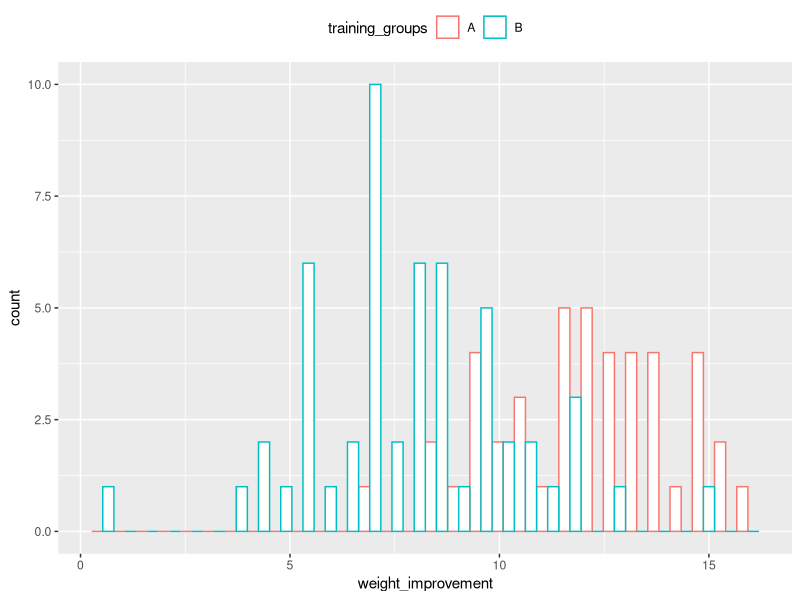
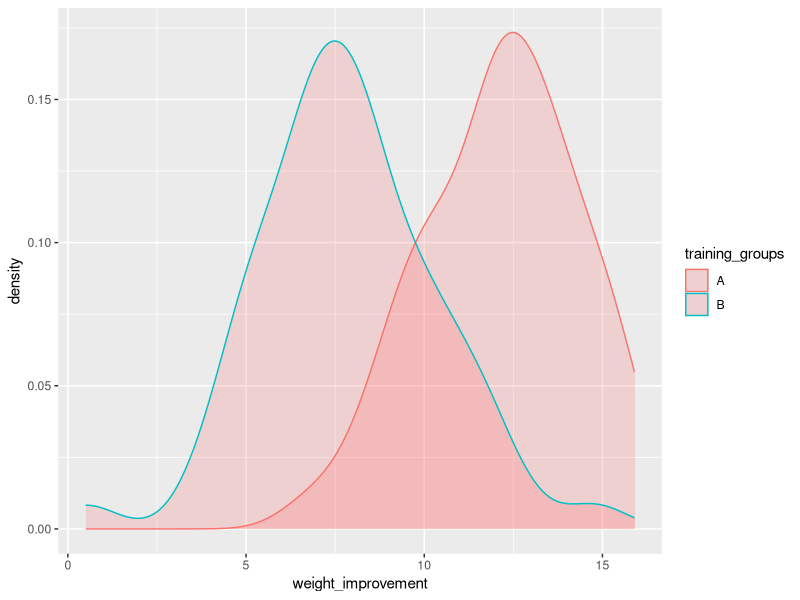
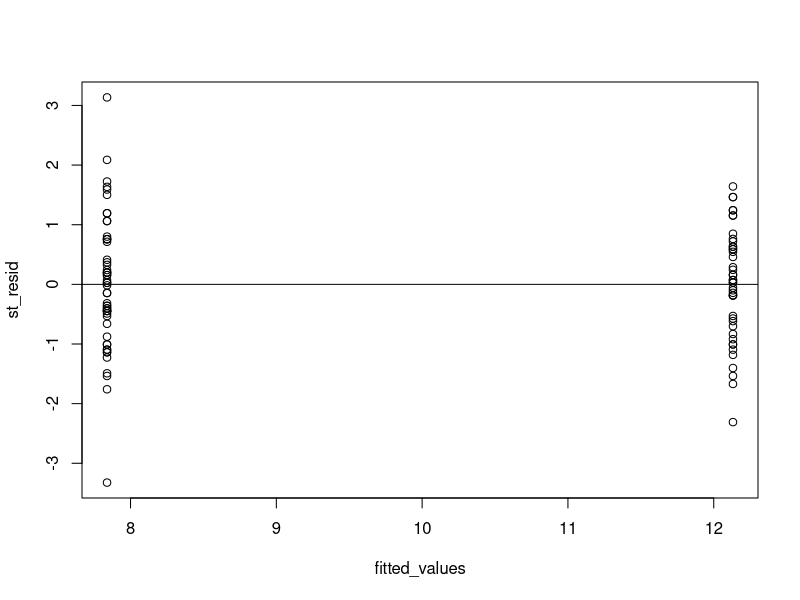
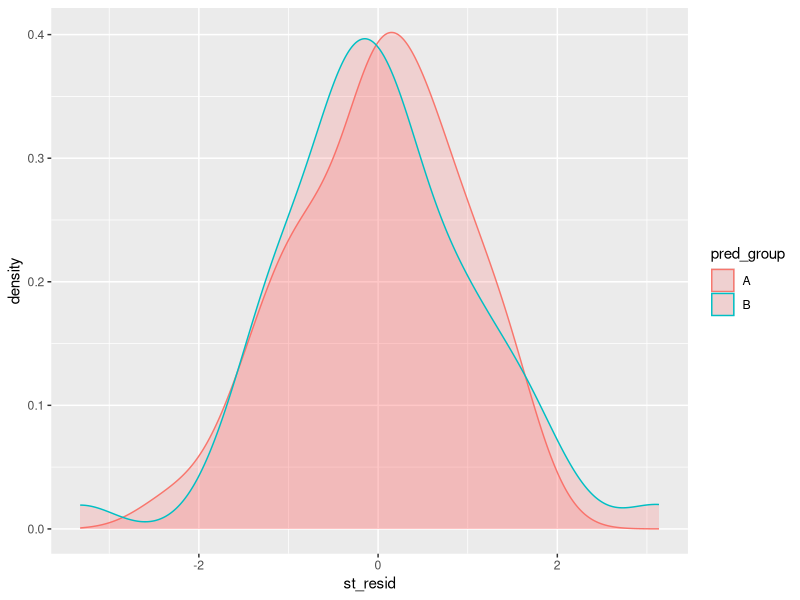
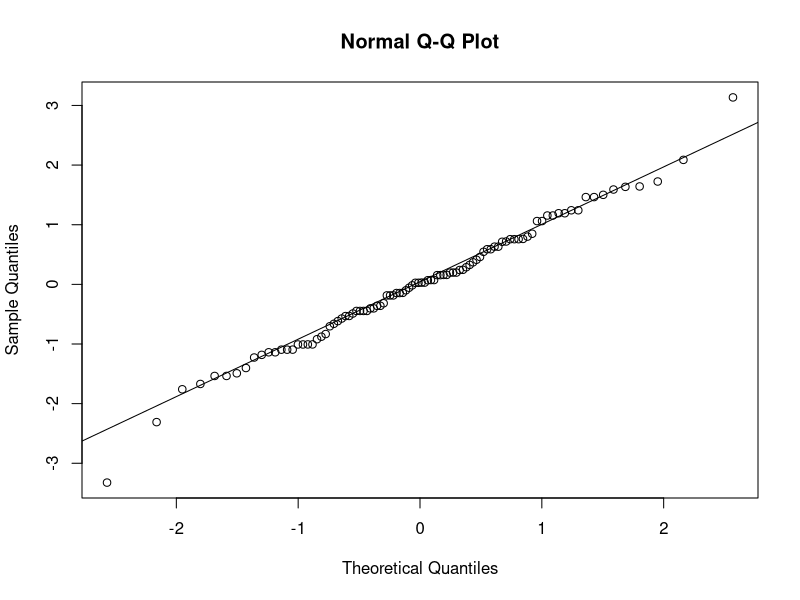
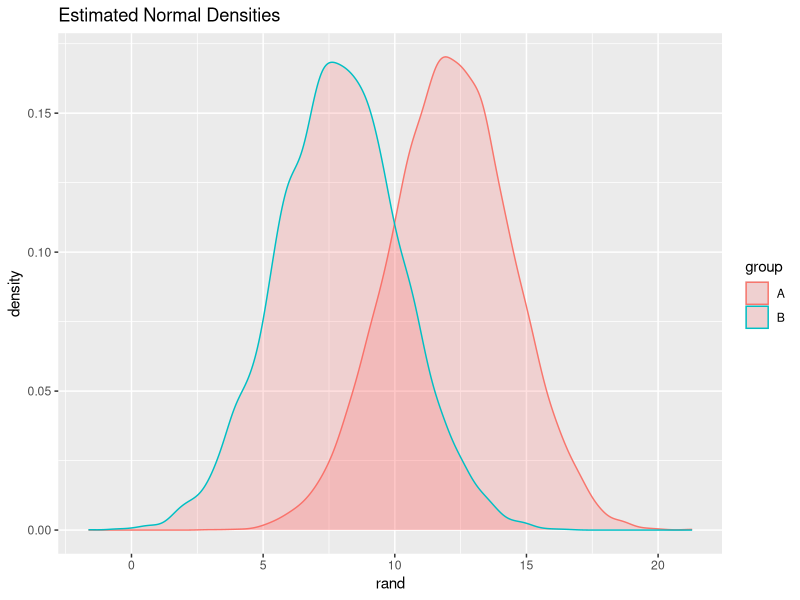
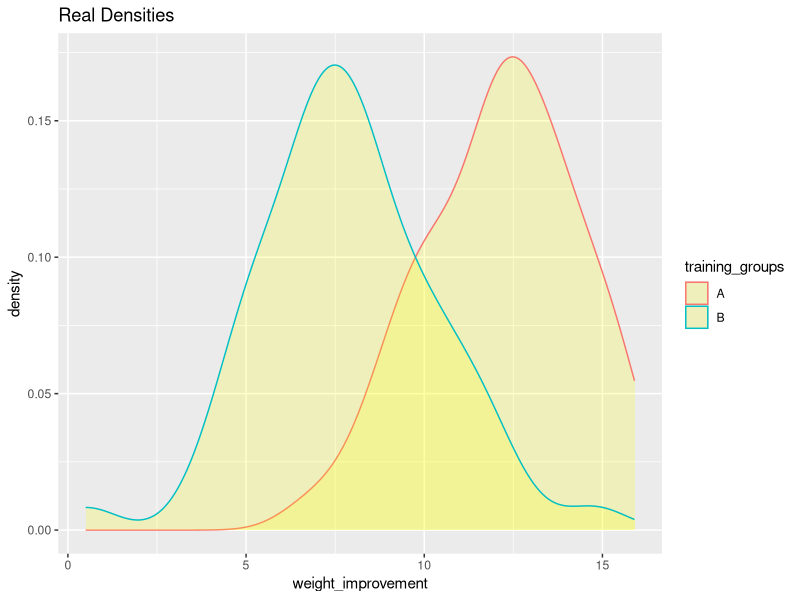
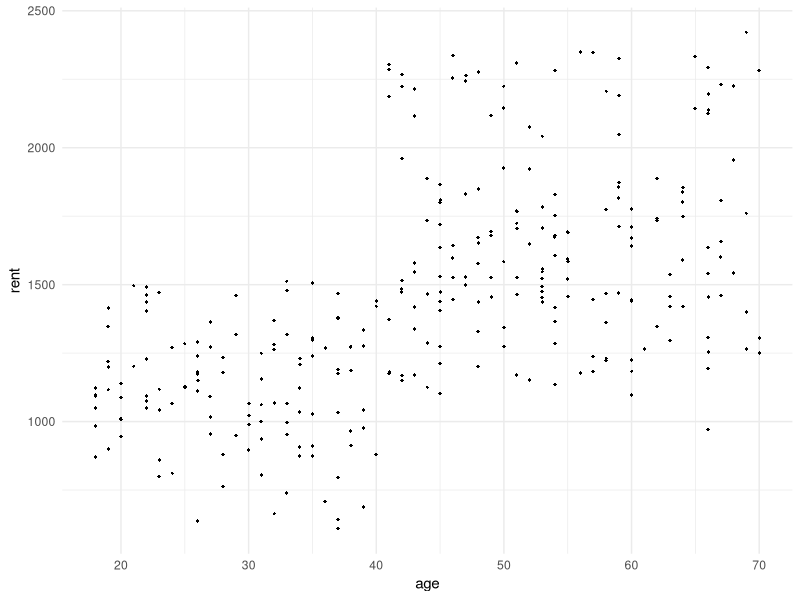

These figures' R source, in order:
## ---- chunk 1
knitr::opts_chunk$set(echo = TRUE, message = FALSE, warning = FALSE)
## ---- chunk 2

library(dplyr)
library(tidyverse)
library(ggplot2)
library(readr)
library(MASS)

setwd('C:\\Users\\ameen\\Desktop\\assignment1_adv_reg_analysis')
df1 <- read_csv('weightlifters.csv', col_names = TRUE, show_col_types = FALSE)

hist_diff <-ggplot(df1, aes(x=weight_improvement, color=training_groups)) +
  geom_histogram(fill="white", position="dodge", alpha = 1)+
  theme(legend.position="top")
hist_diff

density_diff <-ggplot(df1, aes(x=weight_improvement, color=training_groups)) +
  geom_density(fill="#FF6666", position="dodge", alpha = 0.2)
density_diff

## ---- chunk 3

lin_model <- lm(weight_improvement ~ training_groups, data = df1)
summary(lin_model)

## ---- chunk 4
confint(lin_model)
## formula used = estimate +(-) 1.96 * Std. Error
## ---- chunk 5

st_resid <- studres(lin_model)
fitted_values <- predict.lm(lin_model,data.frame(training_groups = df1$training_groups))

df_resid_fit <- data.frame(`st_resid` = st_resid, `fitted_values` =  fitted_values)
df_resid_fit$pred_group = ifelse(fitted_values <= 12,'B','A')

plot(fitted_values ,st_resid)
abline(0,0)

ggplot(df_resid_fit, aes(x=st_resid, color=pred_group)) +
  geom_density(fill="#FF6666", position="dodge", alpha = 0.2)

## ---- chunk 6

qqnorm(st_resid)
qqline(st_resid)

## ---- chunk 7

densA <- data.frame('rand' = rnorm(10000, 12.1318, 2.342), 'group' = rep('A',10000))
densB <- data.frame('rand' = rnorm(10000, 7.8389, 2.342), 'group' = rep('B',10000))

est_dens <- rbind(densA,densB)


density_diff_est <-ggplot(est_dens, aes(x=rand, color = group)) +
  geom_density(fill="#FF6666", position="dodge", alpha = 0.2) + ggtitle('Estimated Normal Densities')

density_diff_est

density_diff_real <-ggplot(df1, aes(x=weight_improvement, color=training_groups)) +
  geom_density(fill="yellow", position="dodge", alpha = 0.2) + ggtitle('Real Densities') 

density_diff_real

## ---- chunk 8

df2 <- read_csv('rent.csv',  col_names = TRUE, show_col_types = FALSE)
ggplot(data=df2, aes(x=age,y=rent)) + geom_point(shape = 18, color = 'black', size = 1) + theme_minimal()

## ---- chunk 9

lin_model2 <- lm(data=df2, rent ~ age + cities + professional_area)
summary(lin_model2)

## ---- chunk 10

lin_model3 <- lm(data=df2, rent ~ age + (cities * professional_area))
summary(lin_model3)

## ---- chunk 11

st_resid_2 <- studres(lin_model3)
fitted_values <- predict.lm(lin_model3,df2[, c('age', 'cities', 'professional_area')])

plot(fitted_values ,st_resid_2)
abline(0,0)

## ---- chunk 12

qqnorm(st_resid_2)
qqline(st_resid_2)

## ---- chunk 13

FitFirst <- lm(data=df2, rent ~ 1)

Fitall1 <- lm(data=df2, rent ~ age + (cities * professional_area) + (cities * age) + (age * professional_area) + (age * professional_area * cities)) 

step(FitFirst, scope = formula(Fitall1) , direction = 'forward')

## ---- chunk 14


lin_model4 <- lm(data=df2, rent ~  age + (cities * professional_area) + (cities * age) + (age * professional_area) + (age * professional_area * cities))

## selected group A: city: London, professional_area: Finance and age = 40 (mean age of the data)

is_london =  1
is_finance = 1
is_education = 0 
age = 40

mean1 <- round(coef(lin_model4)[1], 2)  + (age * round(coef(lin_model4)[2], 2)) + (is_london * round(coef(lin_model4)[3], 2))  + (is_education * round(coef(lin_model4)[4], 2)) + (is_finance * round(coef(lin_model4)[5], 2)) + (is_london * is_education * round(coef(lin_model4)[6], 2))  + (is_london * is_finance *(round(coef(lin_model4)[7], 2)))  + (age * is_london * round(coef(lin_model4)[8], 2)) + (age * is_education * round(coef(lin_model4)[9], 2))  + (age * is_finance * round(coef(lin_model4)[10], 2)) + (age * is_london * is_education * round(coef(lin_model4)[11], 2))  + (age * is_london * is_finance * round(coef(lin_model4)[12], 2))

## selected group B: city: Canterb, professional_area: Finance and age = 40 (mean age of the data)

is_london =  0
is_finance = 1
is_education = 0 
age = 40


mean2 <- round(coef(lin_model4)[1], 2)  + (age * round(coef(lin_model4)[2], 2)) + (is_london * round(coef(lin_model4)[3], 2))  + (is_education * round(coef(lin_model4)[4], 2)) + (is_finance * round(coef(lin_model4)[5], 2)) + (is_london * is_education * round(coef(lin_model4)[6], 2))  + (is_london * is_finance *(round(coef(lin_model4)[7], 2)))  + (age * is_london * round(coef(lin_model4)[8], 2)) + (age * is_education * round(coef(lin_model4)[9], 2))  + (age * is_finance * round(coef(lin_model4)[10], 2)) + (age * is_london * is_education * round(coef(lin_model4)[11], 2))  + (age * is_london * is_finance * round(coef(lin_model4)[12], 2))
  
st_dev <- 189.6

groupA <- data.frame('rand' = rnorm(10000, mean1, st_dev), 'group' = rep('A',10000))
groupB <- data.frame('rand' = rnorm(10000, mean2, st_dev), 'group' = rep('B',10000))


est_dens <- rbind(groupA,groupB)


density_diff_est <-ggplot(est_dens, aes(x=rand, color = group)) +
  geom_density(fill="#FF6666", position="dodge", alpha = 0.2) + ggtitle('Estimated Normal Densities')

density_diff_est





